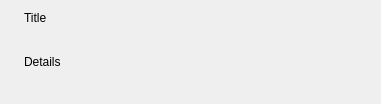
<?xml version="1.0" encoding="UTF-8"?>
<ui version="4.0">
 <class>ProgressDialog</class>
 <widget class="QDialog" name="ProgressDialog">
  <property name="geometry">
   <rect>
    <x>0</x>
    <y>0</y>
    <width>381</width>
    <height>104</height>
   </rect>
  </property>
  <property name="windowTitle">
   <string>Dialog</string>
  </property>
  <layout class="QHBoxLayout" name="horizontalLayout">
   <item>
    <widget class="QLabel" name="label">
     <property name="text">
      <string/>
     </property>
     <property name="pixmap">
      <pixmap resource="resources.qrc">:/Tank.Platform.Qt/sg_logo_80px.png</pixmap>
     </property>
    </widget>
   </item>
   <item>
    <layout class="QVBoxLayout" name="verticalLayout">
     <item>
      <widget class="QLabel" name="title">
       <property name="sizePolicy">
        <sizepolicy hsizetype="Expanding" vsizetype="Preferred">
         <horstretch>0</horstretch>
         <verstretch>0</verstretch>
        </sizepolicy>
       </property>
       <property name="text">
        <string>Title</string>
       </property>
      </widget>
     </item>
     <item>
      <widget class="QLabel" name="details">
       <property name="sizePolicy">
        <sizepolicy hsizetype="Preferred" vsizetype="Expanding">
         <horstretch>0</horstretch>
         <verstretch>0</verstretch>
        </sizepolicy>
       </property>
       <property name="text">
        <string>Details</string>
       </property>
      </widget>
     </item>
    </layout>
   </item>
  </layout>
 </widget>
 <resources>
  <include location="resources.qrc"/>
 </resources>
 <connections/>
</ui>
